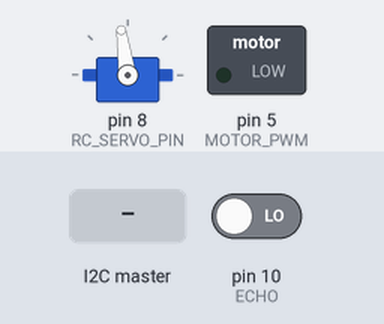
Recording of a sketch running on a simulated Arduino Uno, built with avr-gcc and run on an emulated ATmega328P. Parts: servo, switched loads named in the sketch (green lamp = pin HIGH). The inputs (shaded band) are chosen by the test bench; at power-on: pin 10 (ECHO) LOW. Pins used as bus, display or sensor lines are not drawn; what the sketch prints to the serial monitor is not drawn.

Above: at 3.2 s.
3.3 s: the I2C master sends the byte 1
At 3.9 s:
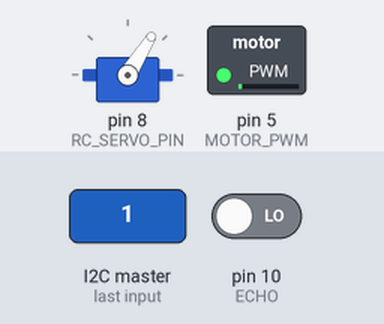
Timing chart, 0 to 6.3 s (numbered marks = the images above; inputs shaded):
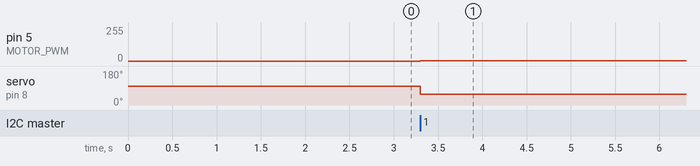

The sketch:

Motor_Control_I2C_ALL.ino
```cpp
#define debug 1
///////////////////// Steering Servo Control /////////////////////
#define RC_SERVO_PIN 8
#define NEURAL_ANGLE 98
#define LEFT_STEER_ANGLE  -40
#define RIGHT_STEER_ANGLE  40

#include <Servo.h>
Servo   Steeringservo;
int Steering_Angle = NEURAL_ANGLE;

void steering_control()
{
  if(Steering_Angle<= LEFT_STEER_ANGLE + NEURAL_ANGLE)  Steering_Angle  = LEFT_STEER_ANGLE + NEURAL_ANGLE;
  if(Steering_Angle>= RIGHT_STEER_ANGLE + NEURAL_ANGLE)  Steering_Angle = RIGHT_STEER_ANGLE + NEURAL_ANGLE;
  Steeringservo.write(Steering_Angle);
}

///////////////////// Steering Servo Control /////////////////////

/////////////////////// DC Motor Control /////////////////////

#define MOTOR_PWM 5
#define MOTOR_DIR 4
int Motor_Speed = 0;

void motor_control(int dir, int motor_pwm)
{

  if(dir == 1) // forward
  {
    digitalWrite(MOTOR_DIR, LOW);
    analogWrite(MOTOR_PWM,motor_pwm);

  }
  else if(dir == -1) // backward
  {
    digitalWrite(MOTOR_DIR, HIGH);
    analogWrite(MOTOR_PWM,motor_pwm);
  }
  else // stop
  {
    analogWrite(MOTOR_PWM,0);
  }

}

/////////////////////// DC Motor Control /////////////////////

////////////////////// Sonar Sensor Setup ////////////////////
#define TRIG 9
#define ECHO 10
int sonar = 10;

float sonar_sensor_read(void)
{
  float duration =0.0;
  float distance = 0.0;
  digitalWrite(TRIG,LOW);
  digitalWrite(TRIG,HIGH);
  delay(10);
  digitalWrite(TRIG,LOW);

  duration = pulseIn(ECHO,HIGH);
  //Serial.println(duration);
  distance = duration * 340.0/(2.0*10000);
  //Serial.print(distance);  Serial.println(" cm");

  return distance;
}

////////////////////// Sonar Sensor Setup ////////////////////

/////////////////////////// I2C 통신 //////////////////////////

#include <Wire.h>

#define debug 1

void receiveEvent(int howMany)
{
  unsigned  char a[6];
  a[0] = Wire.read();
  a[1] = Wire.read();
  a[2] = Wire.read();
  a[3] = Wire.read();
  a[4] = Wire.read();
  a[5] = Wire.read();

  Steering_Angle =  a[1]*256 + a[2];
  Motor_Speed    =  a[4]*256 + a[5];

/*
  Serial.print(a[0]);   Serial.print("  ");  Serial.print(a[1]);  Serial.print("  ");
  Serial.print(a[2]);   Serial.print("  ");  Serial.print(a[4]);   Serial.print("  ");
  Serial.print(a[5]);   Serial.print("  ");
  Serial.print(Steering_Angle);   Serial.print("  ");
  Serial.println(Motor_Speed);
*/
  steering_control();

  if(Motor_Speed> 0)      motor_control(1,Motor_Speed);
  else if(Motor_Speed< 0) motor_control(-1,-Motor_Speed);
  else motor_control(0,0);

}
/////////////////////////// I2C 통신 //////////////////////////

void requestEvent()
{
  unsigned char s[2] = {0,};

  int temp;
  temp = sonar*10;

  s[0]= (temp&0xff00)>>8;
  s[1]= (temp&0x00ff);
  Wire.write(s,2); // respond
}

void setup()
{
  Wire.begin(5);    // I2C bus  #5
  Wire.onRequest(requestEvent); // register events
  Wire.onReceive(receiveEvent);
  Steeringservo.attach(RC_SERVO_PIN);
  Steeringservo.write(Steering_Angle);
  pinMode(TRIG, OUTPUT);
  pinMode(ECHO, INPUT);
  Serial.begin(115200);
  delay(2000);
}

void loop()
{
 if(debug == 1)
  {

    Serial.print("Sonar : ");
    Serial.print(sonar);

    Serial.print("  Steering Angle : ");
    Serial.print(Steering_Angle);

    Serial.print("  Motor PWM : ");
    Serial.println(Motor_Speed);
  }

   sonar= sonar_sensor_read()*10;


}
```

Measured:
- after the input at 3.3 s, pin 5 (MOTOR_PWM): 0/255 → 1/255 at once; servo on pin 8 (RC_SERVO_PIN): 98° → 58° at once
